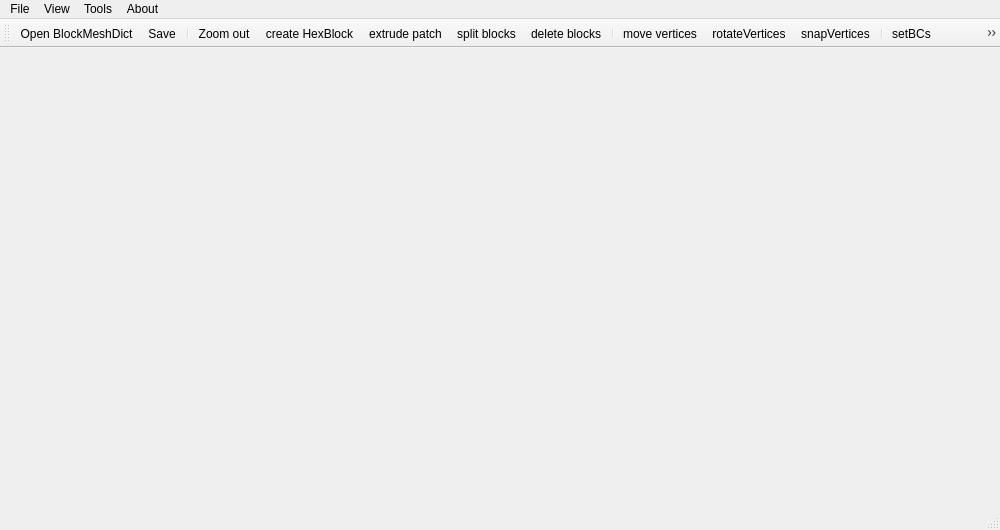
<?xml version="1.0" encoding="UTF-8"?>
<ui version="4.0">
 <class>MainWindow</class>
 <widget class="QMainWindow" name="MainWindow">
  <property name="geometry">
   <rect>
    <x>0</x>
    <y>0</y>
    <width>1000</width>
    <height>530</height>
   </rect>
  </property>
  <property name="minimumSize">
   <size>
    <width>600</width>
    <height>520</height>
   </size>
  </property>
  <property name="baseSize">
   <size>
    <width>0</width>
    <height>0</height>
   </size>
  </property>
  <property name="windowTitle">
   <string>MainWindow</string>
  </property>
  <property name="windowIcon">
   <iconset resource="Icons/icons.qrc">
    <normaloff>:/Icons/help.png</normaloff>:/Icons/help.png</iconset>
  </property>
  <property name="autoFillBackground">
   <bool>true</bool>
  </property>
  <property name="iconSize">
   <size>
    <width>22</width>
    <height>22</height>
   </size>
  </property>
  <widget class="QWidget" name="centralwidget">
   <property name="autoFillBackground">
    <bool>true</bool>
   </property>
   <layout class="QVBoxLayout" name="verticalLayout">
    <item>
     <widget class="QSplitter" name="splitter">
      <property name="autoFillBackground">
       <bool>true</bool>
      </property>
      <property name="orientation">
       <enum>Qt::Horizontal</enum>
      </property>
      <widget class="QVTKWidget" name="qvtkWidget">
       <property name="sizePolicy">
        <sizepolicy hsizetype="MinimumExpanding" vsizetype="MinimumExpanding">
         <horstretch>0</horstretch>
         <verstretch>0</verstretch>
        </sizepolicy>
       </property>
       <property name="minimumSize">
        <size>
         <width>400</width>
         <height>200</height>
        </size>
       </property>
      </widget>
     </widget>
    </item>
   </layout>
  </widget>
  <widget class="QMenuBar" name="menubar">
   <property name="geometry">
    <rect>
     <x>0</x>
     <y>0</y>
     <width>1000</width>
     <height>25</height>
    </rect>
   </property>
   <property name="autoFillBackground">
    <bool>true</bool>
   </property>
   <widget class="QMenu" name="menuFile">
    <property name="autoFillBackground">
     <bool>true</bool>
    </property>
    <property name="title">
     <string>File</string>
    </property>
    <addaction name="actionNewCase"/>
    <addaction name="actionOpenBlockMeshDict"/>
    <addaction name="actionReOpenBlockMeshDict"/>
    <addaction name="actionOpenGeometry"/>
    <addaction name="separator"/>
    <addaction name="actionSave"/>
    <addaction name="actionSaveAs"/>
    <addaction name="separator"/>
    <addaction name="actionExit"/>
   </widget>
   <widget class="QMenu" name="menuAbout">
    <property name="title">
     <string>About</string>
    </property>
    <addaction name="separator"/>
    <addaction name="actionAbout_Qt"/>
    <addaction name="actionAbout_hexBlocker"/>
   </widget>
   <widget class="QMenu" name="menuView">
    <property name="title">
     <string>View</string>
    </property>
    <addaction name="actionView_tool_bar"/>
    <addaction name="actionView_tool_box"/>
    <addaction name="actionViewVerticeEditor"/>
    <addaction name="separator"/>
    <addaction name="actionBlockVisibility"/>
    <addaction name="actionPatchVisibility"/>
    <addaction name="actionEdgeVisibility"/>
    <addaction name="actionVertIDVisibility"/>
    <addaction name="actionGeometryVisibility"/>
   </widget>
   <widget class="QMenu" name="menuTools">
    <property name="title">
     <string>Tools</string>
    </property>
    <addaction name="actionScaleMesh"/>
    <addaction name="actionScaleGeometry"/>
   </widget>
   <addaction name="menuFile"/>
   <addaction name="menuView"/>
   <addaction name="menuTools"/>
   <addaction name="menuAbout"/>
  </widget>
  <widget class="QToolBar" name="toolBar">
   <property name="sizePolicy">
    <sizepolicy hsizetype="Preferred" vsizetype="Preferred">
     <horstretch>0</horstretch>
     <verstretch>0</verstretch>
    </sizepolicy>
   </property>
   <property name="windowTitle">
    <string>Toolbar</string>
   </property>
   <property name="autoFillBackground">
    <bool>true</bool>
   </property>
   <property name="orientation">
    <enum>Qt::Horizontal</enum>
   </property>
   <property name="iconSize">
    <size>
     <width>35</width>
     <height>35</height>
    </size>
   </property>
   <attribute name="toolBarArea">
    <enum>TopToolBarArea</enum>
   </attribute>
   <attribute name="toolBarBreak">
    <bool>false</bool>
   </attribute>
   <addaction name="actionOpenBlockMeshDict"/>
   <addaction name="actionSave"/>
   <addaction name="separator"/>
   <addaction name="actionZoomOut"/>
   <addaction name="actionCreateHexBlock"/>
   <addaction name="actionExtrudePatch"/>
   <addaction name="actionSplitHexBlocks"/>
   <addaction name="actionDeleteBlocks"/>
   <addaction name="separator"/>
   <addaction name="actionOpenMoveVerticesDialog"/>
   <addaction name="actionRotateVertices"/>
   <addaction name="actionSnapVertices"/>
   <addaction name="separator"/>
   <addaction name="actionSetBCs"/>
   <addaction name="actionSetNumber"/>
   <addaction name="actionMergePatch"/>
   <addaction name="separator"/>
   <addaction name="actionDumpData"/>
   <addaction name="actionArbitraryTest"/>
  </widget>
  <widget class="QStatusBar" name="statusbar">
   <property name="autoFillBackground">
    <bool>true</bool>
   </property>
  </widget>
  <action name="actionZoomOut">
   <property name="enabled">
    <bool>true</bool>
   </property>
   <property name="icon">
    <iconset resource="Icons/icons.qrc">
     <normaloff>:/Icons/zoomOut.png</normaloff>:/Icons/zoomOut.png</iconset>
   </property>
   <property name="text">
    <string>Zoom out</string>
   </property>
   <property name="toolTip">
    <string>Zoom out</string>
   </property>
  </action>
  <action name="actionExit">
   <property name="text">
    <string>Exit</string>
   </property>
   <property name="shortcut">
    <string>Ctrl+Q</string>
   </property>
  </action>
  <action name="actionDumpData">
   <property name="icon">
    <iconset resource="Icons/icons.qrc">
     <normaloff>:/Icons/print.png</normaloff>:/Icons/print.png</iconset>
   </property>
   <property name="text">
    <string>Dump data to std out</string>
   </property>
   <property name="toolTip">
    <string>Dump data to std out</string>
   </property>
  </action>
  <action name="actionSave">
   <property name="icon">
    <iconset resource="Icons/icons.qrc">
     <normaloff>:/Icons/filesave.png</normaloff>:/Icons/filesave.png</iconset>
   </property>
   <property name="text">
    <string>Save</string>
   </property>
   <property name="shortcut">
    <string>Ctrl+S</string>
   </property>
  </action>
  <action name="actionCreateHexBlock">
   <property name="icon">
    <iconset resource="Icons/icons.qrc">
     <normaloff>:/Icons/createHexBlock.png</normaloff>:/Icons/createHexBlock.png</iconset>
   </property>
   <property name="text">
    <string>create HexBlock</string>
   </property>
   <property name="toolTip">
    <string>Create a new HexBlock</string>
   </property>
  </action>
  <action name="actionExtrudePatch">
   <property name="icon">
    <iconset resource="Icons/icons.qrc">
     <normaloff>:/Icons/ExtrudeBlock.png</normaloff>:/Icons/ExtrudeBlock.png</iconset>
   </property>
   <property name="text">
    <string>extrude patch</string>
   </property>
   <property name="toolTip">
    <string>Extrude a patch</string>
   </property>
  </action>
  <action name="actionOpenMoveVerticesDialog">
   <property name="icon">
    <iconset>
     <normalon>:/Icons/selectVertices.png</normalon>
    </iconset>
   </property>
   <property name="text">
    <string>move vertices</string>
   </property>
   <property name="toolTip">
    <string>move vertices</string>
   </property>
  </action>
  <action name="actionSetBCs">
   <property name="icon">
    <iconset>
     <normalon>:/Icons/SetBCs.png</normalon>
    </iconset>
   </property>
   <property name="text">
    <string>setBCs</string>
   </property>
   <property name="toolTip">
    <string>Set BCs on patches</string>
   </property>
  </action>
  <action name="actionSetNumber">
   <property name="icon">
    <iconset resource="Icons/icons.qrc">
     <normaloff>:/Icons/edgeProperties.png</normaloff>:/Icons/edgeProperties.png</iconset>
   </property>
   <property name="text">
    <string>setNumber</string>
   </property>
   <property name="toolTip">
    <string>&lt;html&gt;&lt;head/&gt;&lt;body&gt;&lt;p&gt;set number of cells on edges&lt;/p&gt;&lt;/body&gt;&lt;/html&gt;</string>
   </property>
  </action>
  <action name="actionOpenBlockMeshDict">
   <property name="icon">
    <iconset resource="Icons/icons.qrc">
     <normaloff>:/Icons/fileopen.png</normaloff>:/Icons/fileopen.png</iconset>
   </property>
   <property name="text">
    <string>Open BlockMeshDict</string>
   </property>
   <property name="toolTip">
    <string>Open a blockMeshDict</string>
   </property>
   <property name="shortcut">
    <string>Ctrl+O</string>
   </property>
  </action>
  <action name="actionOpenGeometry">
   <property name="icon">
    <iconset resource="Icons/icons.qrc">
     <normaloff>:/Icons/fileopen.png</normaloff>:/Icons/fileopen.png</iconset>
   </property>
   <property name="text">
    <string>Open Geometry</string>
   </property>
   <property name="toolTip">
    <string>Open a STL file</string>
   </property>
   <property name="shortcut">
    <string>Ctrl+Shift+G</string>
   </property>
  </action>
  <action name="actionAbout_Qt">
   <property name="text">
    <string>About Qt</string>
   </property>
  </action>
  <action name="actionAbout_hexBlocker">
   <property name="text">
    <string>About hexBlocker</string>
   </property>
  </action>
  <action name="actionView_tool_bar">
   <property name="checkable">
    <bool>true</bool>
   </property>
   <property name="checked">
    <bool>true</bool>
   </property>
   <property name="text">
    <string>View tool bar</string>
   </property>
  </action>
  <action name="actionView_tool_box">
   <property name="checkable">
    <bool>true</bool>
   </property>
   <property name="checked">
    <bool>true</bool>
   </property>
   <property name="text">
    <string>View tool box</string>
   </property>
  </action>
  <action name="actionScaleMesh">
   <property name="text">
    <string>Set mesh scale</string>
   </property>
   <property name="toolTip">
    <string>(convertToMeters)</string>
   </property>
  </action>
  <action name="actionScaleGeometry">
   <property name="text">
    <string>Set geometry scale</string>
   </property>
  </action>
  <action name="actionArbitraryTest">
   <property name="text">
    <string>ArbitraryTest</string>
   </property>
   <property name="toolTip">
    <string>Test button for testing stuff</string>
   </property>
  </action>
  <action name="actionMergePatch">
   <property name="icon">
    <iconset resource="Icons/icons.qrc">
     <normaloff>:/Icons/mergePatch.png</normaloff>:/Icons/mergePatch.png</iconset>
   </property>
   <property name="text">
    <string>mergePatch</string>
   </property>
   <property name="toolTip">
    <string>Merge two patches</string>
   </property>
  </action>

  <action name="actionRotateVertices">
   <property name="icon">
    <iconset resource="Icons/icons.qrc">
     <normaloff>:/Icons/rotateVertices.png</normaloff>:/Icons/rotateVertices.png</iconset>
   </property>
   <property name="text">
    <string>rotateVertices</string>
   </property>
   <property name="toolTip">
    <string>Rotate a selection of vertices around a specified axis</string>
   </property>
  </action>
  <action name="actionSnapVertices">
   <property name="icon">
    <iconset resource="Icons/icons.qrc">
     <normaloff>:/Icons/snapVertices.png</normaloff>:/Icons/snapVertices.png</iconset>
   </property>
   <property name="text">
    <string>snapVertices</string>
   </property>
   <property name="toolTip">
    <string>Snap a selection of vertices to the closest point on the geometry</string>
   </property>
  </action>

  <action name="actionSaveAs">
   <property name="text">
    <string>Save as ...</string>
   </property>
   <property name="shortcut">
    <string>Ctrl+Shift+S</string>
   </property>
  </action>
  <action name="actionReOpenBlockMeshDict">
   <property name="text">
    <string>Revert</string>
   </property>
   <property name="toolTip">
    <string>Reopen blockMeshDict</string>
   </property>
   <property name="shortcut">
    <string>Ctrl+R</string>
   </property>
  </action>
  <action name="actionNewCase">
   <property name="text">
    <string>New</string>
   </property>
   <property name="shortcut">
    <string>Ctrl+N</string>
   </property>
   <property name="iconVisibleInMenu">
    <bool>true</bool>
   </property>
  </action>

  <action name="actionSplitHexBlocks">
   <property name="icon">
    <iconset>
     <normalon>:/Icons/SplitHexBlock.png</normalon>
    </iconset>
   </property>
   <property name="text">
    <string>split blocks</string>
   </property>
   <property name="toolTip">
    <string>Split parallel HexBlocks</string>
   </property>
  </action>

  <action name="actionDeleteBlocks">
   <property name="icon">
    <iconset>
     <normalon>:/Icons/DeletHexBlock.png</normalon>
    </iconset>
   </property>
   <property name="text">
    <string>delete blocks</string>
   </property>
   <property name="toolTip">
    <string>Delete one or several HexBlocks</string>
   </property>
  </action>
  <action name="actionBlockVisibility">
   <property name="checkable">
    <bool>true</bool>
   </property>
   <property name="checked">
    <bool>true</bool>
   </property>
   <property name="text">
    <string>block visibility</string>
   </property>
   <property name="shortcut">
    <string>Ctrl+B</string>
   </property>
  </action>
  <action name="actionPatchVisibility">
   <property name="checkable">
    <bool>true</bool>
   </property>
   <property name="checked">
    <bool>true</bool>
   </property>
   <property name="text">
    <string>patch visibility</string>
   </property>
   <property name="shortcut">
    <string>Ctrl+P</string>
   </property>
  </action>
  <action name="actionEdgeVisibility">
   <property name="checkable">
    <bool>true</bool>
   </property>
   <property name="checked">
    <bool>true</bool>
   </property>
   <property name="text">
    <string>edge visibility</string>
   </property>
   <property name="shortcut">
    <string>Ctrl+E</string>
   </property>
  </action>
  <action name="actionVertIDVisibility">
   <property name="checkable">
    <bool>true</bool>
   </property>
   <property name="checked">
    <bool>true</bool>
   </property>
   <property name="text">
    <string>vertice ID visibility</string>
   </property>
   <property name="shortcut">
    <string>Ctrl+I</string>
   </property>
  </action>
  <action name="actionGeometryVisibility">
   <property name="checkable">
    <bool>true</bool>
   </property>
   <property name="checked">
    <bool>true</bool>
   </property>
   <property name="text">
    <string>geometry visibility</string>
   </property>
   <property name="shortcut">
    <string>Ctrl+G</string>
   </property>
  </action>
  <action name="actionViewVerticeEditor">
   <property name="checkable">
    <bool>true</bool>
   </property>
   <property name="checked">
    <bool>true</bool>
   </property>
   <property name="text">
    <string>View VerticeEditor</string>
   </property>
   <property name="toolTip">
    <string>view table of vertices</string>
   </property>
  </action>
 </widget>
 <customwidgets>
  <customwidget>
   <class>QVTKWidget</class>
   <extends>QWidget</extends>
   <header>QVTKWidget.h</header>
  </customwidget>
 </customwidgets>
 <resources>
  <include location="Icons/icons.qrc"/>
 </resources>
 <connections/>
</ui>
